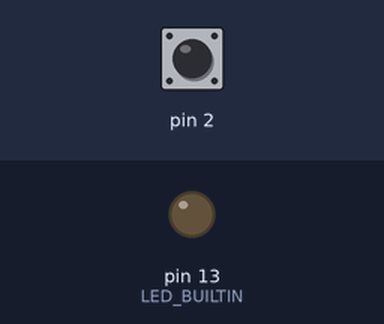
Bench run of a sketch on a simulated Arduino Mega 2560, built with avr-gcc and run on an emulated ATmega2560. Parts: output pins drawn as LEDs (lit = HIGH). Dashed ring = blinking. The test bench sets the inputs (shaded band); at power-on: pin 2 HIGH.

Above: at 1.2 s.
1.3 s: pin 2 pulsed LOW 5 times (0.12 s each, 0.3 s apart)
At 2.38 s:
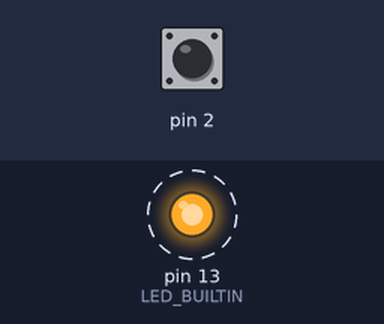
4.3 s: pin 2 pulled LOW for 0.15 s
At 5.4 s:
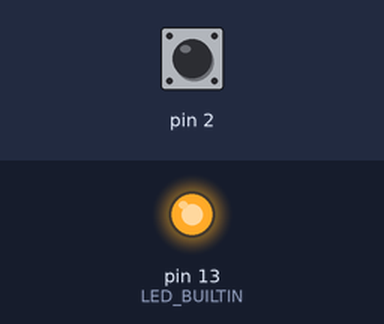
5.9 s: pin 2 pulled LOW for 1 s
At 6.7 s:
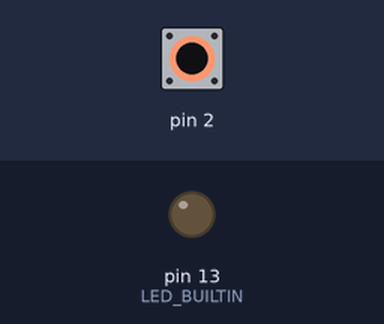
Timing chart, 0 to 8.9 s (numbered marks = the images above; inputs shaded):
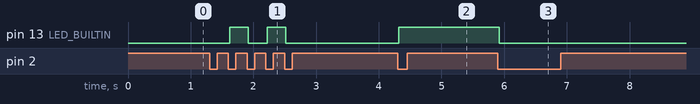

Measured:
- after the input at 1.3 s, pin 13 (LED_BUILTIN): alternates HIGH for 0.30 s and LOW for 0.30 s, 4 changes in all, then stays LOW, starting after 0.32 s
- after the input at 4.3 s, pin 13 (LED_BUILTIN): LOW → HIGH at once
- after the input at 5.9 s, pin 13 (LED_BUILTIN): HIGH → LOW at once

The sketch:

LerUmPino.ino
```cpp
//*****************************************************************
//                  LENDO UMA ENTRADA DIGITAL
//*****************************************************************
/*
 *  A chave está ligada ao pino 2 com os resistores de pull-up
 *  ativados. A cada precionada na chave o led interno da placa
 *  muda seu status de ligado para desligado e vice versa.
 */

#include "single_button.c"

//Entradas
const int CHAVE = 2;

//Variáveis
short int liga_desliga = 0;

void setup() {
  pinMode(LED_BUILTIN, OUTPUT);
  pinMode(2, INPUT_PULLUP);
}

void loop() {
  if (button(CHAVE) == 1){
      digitalWrite(LED_BUILTIN, liga_desliga);
      liga_desliga = !liga_desliga;
  }
}
```

single_button.c
```cpp
/****************************************************************
           ROTINA DE SCANEAMENTO DE TECLAS SIMPLES
*****************************************************************

OBSERVAÇÕES:
         1-Configurar o pino como entrada no arquivo principal
         2-O botão estará ativo em nível lógico 0
	 3-Hardware Arduino Mega 2560

FUNÇÕES:
        short int button(int entrada) ->  DRIVE SIMPLES DE BOTÃO

ATUALIZADO: 25.10.20
*****************************************************************/

short int button(int entrada){
  static short int tmpbutton;
    if (digitalRead(entrada) == 1){
      tmpbutton = 0;	      //Soltou a tecla
      return 0;               //sai sem nenhuma pressionada
    }
    delay(20);                   //debouce
    if (digitalRead(entrada) == 1){
      tmpbutton = 0;
      return 0;               //verifica se não foi ruido.
    }
    if (digitalRead(entrada) == 0 && tmpbutton == 0){
      tmpbutton = 1;
      return 1;
    }
    else{
      return 0;
    }
}


//*****************************************************************
```
